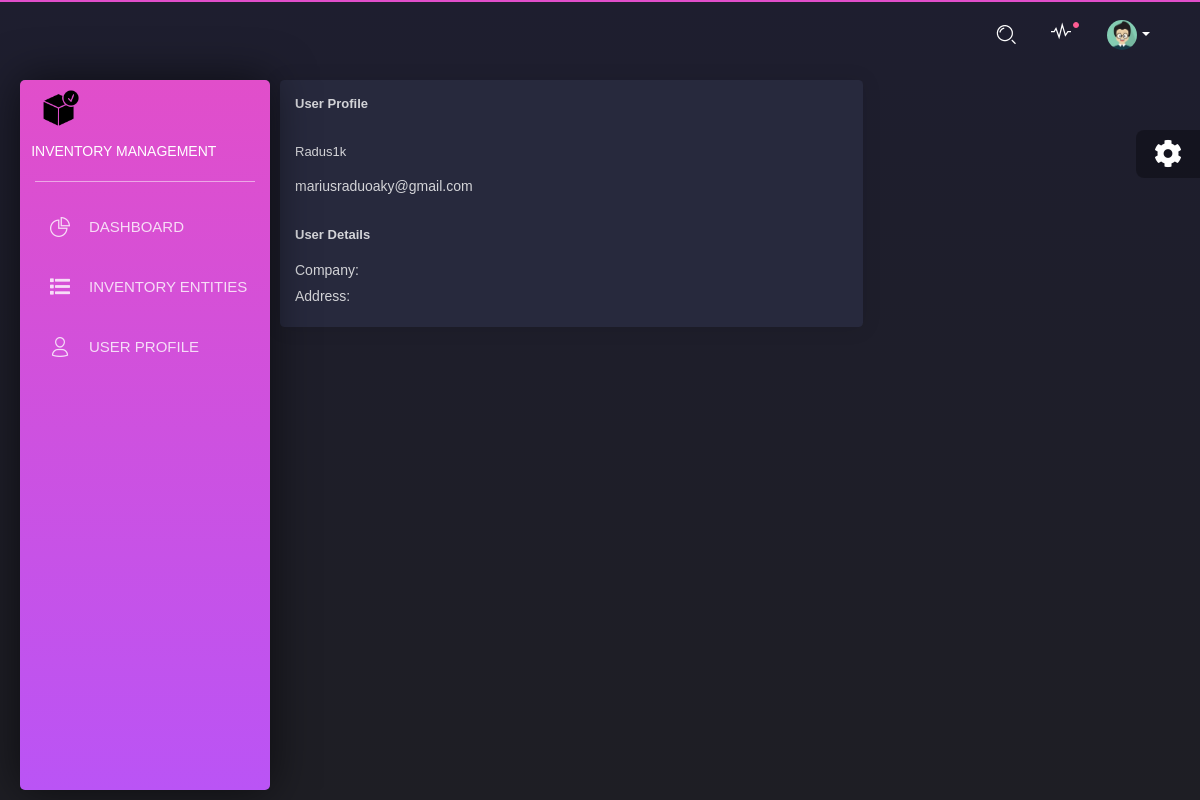
Before: /user/1/ (signed in) with the older database file.
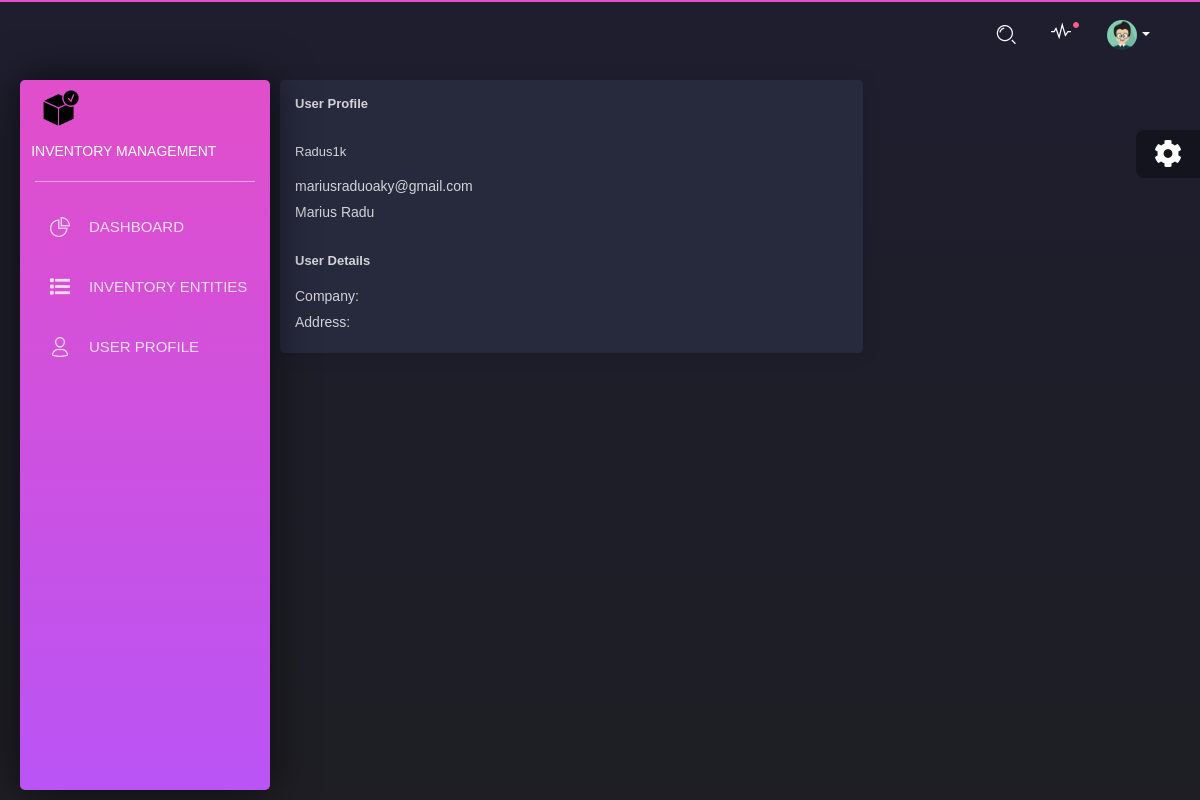
After: the same page with the newer database file.
### accounts/models.py (models this page shows)
class User(AbstractUser):
    company_name = models.CharField(max_length=255, null=True)
    phone_number = models.CharField(max_length=20)
    groups = models.ManyToManyField(Group, related_name='accounts_users', blank=True)
    user_permissions = models.ManyToManyField(Permission, related_name='accounts_users', blank=True)

### accounts/views.py (the view)
# urls.py: path('user/<int:user_id>/', user_data_view, name='user'),
@login_required
def user_data_view(request, user_id):
    user = get_object_or_404(User, id=user_id)
    if user.is_anonymous:
        return HttpResponseForbidden()
    return render(request, 'user.html', context={'user':user})

### main/context_processors.py (called while the page is built)
def entities_processor(request):
    if not request.user.is_anonymous:
        entities = Entity.objects.filter(users=request.user)
    else:
        entities = Entity.objects.none()
    return {'entities': entities}

### accounts/templates/user.html
{% extends 'base_dashboard.html' %}
{% load static %}
{% block content %}
<body>
  <div class="content">
    <div class="row">
      <div class="col-md-8">
        <div class="card">
          <div class="card-header">
            <h5 class="title">User Profile</h5>
          </div>
          <div class="card-body">
            <h5>{{ user.username }}</h5>
            <p>{{ user.email }}</p>
            <p>{{ user.first_name }} {{ user.last_name }}</p>
            <h5  style="padding-top:3vh" class="title">User Details</h5>
            <p><strong>Company:</strong> {{ user.company }}</p>
            <p><strong>Address:</strong> {{ user.address }}</p>
          </div>
        </div>
      </div>
  </div>
</body>
{% endblock %}

Changed rows visible on the page:
changed User "mariusraduoaky@gmail.com": first_name (not shown) → "Marius"; last_name (not shown) → "Radu"
